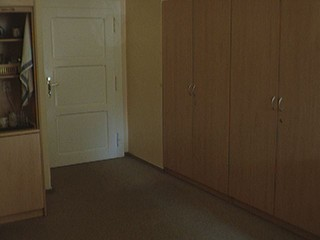
#> input picture EECE5639-Computer-Vision/Project-1/Office/img01_0001.jpg, 320 x 240 px; its folder holds 4 pictures in this run
$ python main.py
#> lines starting #> are read from the running program, lines starting #| are printed output that depends on the picture
### EECE5639-Computer-Vision/Project-1/libs/misc.py
# -*- coding: utf-8 -*-
import glob
import numpy as np
import matplotlib.image as mpimg


# [7 lines left out: function EST_NOISE, not called in this run]


def Load_Images(path, imgtype="*.jpg"):
    """Load frame images from folder.

    Parameters
    ----------
    path: string
        Image path
    imgtype: string
        Type of images
    """
#> called with path = '.\\\\Office\\\\', imgtype = '*.jpg'
    loadpath = f"{path}{imgtype}"
    all_img_path = glob.glob(loadpath)
    img_num = len(all_img_path)
    all_img = [0] * img_num
    for i in np.arange(img_num):
        one_img_path = all_img_path[i]
        all_img[i] = mpimg.imread(one_img_path)
    all_img = np.array(all_img)

    return all_img

def Gen_Gaussian_Filter(dim, sigma, size=0):
    """Generate 1D or 2D Gaussian filter.

    Parameters
    ----------
    dim: int
        Dimension of filter
    sigma: float
        Standard deviation
    n: int
        Size
    """
    n = max(2 * np.ceil(2 * sigma) + 1, size)
    ovrlay = int(n / 2)
    inds = np.arange(-ovrlay, ovrlay + 1)
    gaussian_1d = np.exp(-inds**2/(2 * sigma**2))
    mask = gaussian_1d /sum(gaussian_1d).reshape((-1, 1))

    if dim == 2:
        mask = gaussian_1d * gaussian_1d.T

    return mask

# [12 lines left out: function Gen_Box_Filter, not called in this run]

### EECE5639-Computer-Vision/Project-1/libs/Detector.py
# -*- coding: utf-8 -*-
import os

import numpy as np
import matplotlib.pylab as plt
#import matplotlib.image as mpimg
plt.rcParams['figure.figsize'] = 15, 6
#plt.rcParams['figure.dpi'] = 300

from .FilterApp import FilterApp
from .misc import Gen_Gaussian_Filter, Gen_Box_Filter


class MotionDetector(object):

    def __init__(self, frames):
        self.filapp = FilterApp()
        self.frame_num = frames.shape[0]
#> self.frame_num = 4
        self.raw_frames = frames
        self.gray_frames = np.array([])
        self.filtered_frames = np.array([])
        self.derived_frames = np.array([])
        self.derived_index = np.array([])
        self.threshold = 0
        self.filter_ovrlay = 1
        self.mean_matrix = np.array([])
        self.var_matrix = np.array([])

    @staticmethod
    def rgb2gray(img):
        """Convert a RGB image to gray scale."""
        if img.shape[-1] == 3:
            tmpimg = 0.299 * img[:, :, 0] + 0.587 * img[:, :, 1] + 0.114 * img[:, :, 2]
        else:
            tmpimg = img[:, :, 0]

        return tmpimg

    def Convert_Gray(self):
        """Convert raw frames into gray scale."""
        tmp_frames = self.raw_frames
        frame_num = self.frame_num
#> frame_num = 4
        gray_frames = [0] * frame_num
#> gray_frames = [0, 0, 0, 0]
        for i in np.arange(frame_num):
            current_frame = tmp_frames[i]
            gray_frames[i] = self.rgb2gray(current_frame)
#> this loop made 4 passes
#> pass 1, in rgb2gray, `tmpimg = 0.299 * img[:, :, 0] + 0.587 * img[:, :, 1] + 0.114 * img[:, ..`:
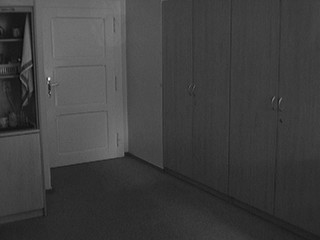
#> tmpimg: shape (240, 320) float64; min 6.21, max 240.1, mean 63.8
#> after the loop, gray_frames = 4 items

        gray_frames = np.array(gray_frames)
        self.gray_frames = gray_frames

        return self

    def Spatial_Smooth(self, mask="None", **kwargs):
        """Applying a 2D spatial smoothing filter to the frames
        before applying the temporal derivative filter.

        Parameters
        ----------
        mask: string, ["None", "Box", Gaussian"], default 'None'
            Spatial smoothing filter to apply
        """
#> called with mask = 'g'
        gray_frames = self.gray_frames
        frame_num = self.frame_num
#> frame_num = 4


        if "b" in mask.lower():
            spatial_filter = Gen_Box_Filter(kwargs['param'])
        elif 'g' in mask.lower():
            spatial_filter = Gen_Gaussian_Filter(2, kwargs['param'])
        else:
            spatial_filter = None

        if spatial_filter is None:
            filtered_frames = gray_frames
            filter_ovrlay = 1
        else:
            filter_ovrlay = int(spatial_filter.shape[0] / 2)
            tmp_frames = [0] * frame_num
#> tmp_frames = [0, 0, 0, 0]
            for i in np.arange(frame_num):
                tmp_frames[i] =  self.filapp.apply_2d_filter(spatial_filter,
                                                             gray_frames[i])
#> after the loop, tmp_frames = 4 items
            filtered_frames = np.array(tmp_frames)

        self.filtered_frames = filtered_frames
        self.filter_ovrlay = filter_ovrlay

        return self

    # [32 lines left out: function Temporal_Derive_old, not called in this run]

    def Temporal_Derive(self, op, **kwargs):
        """Apply a 1-D differential operator at each pixel to
        compute a temporal derivative.

        Parameters
        ----------
        operator: string
            Differential operator to apply
        """
#> called with op = 'd'
        filtered_frames = self.filtered_frames
        frame_num = self.frame_num
#> frame_num = 4

        try:
            order = int(kwargs['param'])
        except:
            order = 1
        derived_frames = (filtered_frames[order:, :, :] -\
                          filtered_frames[:-order, :, :]) / order

        derived_index = np.arange(frame_num)[order:]
#> derived_index = [2, 3]

        if "g" in op.lower():
            operator = Gen_Gaussian_Filter(1, kwargs['param']).reshape((1, -1))[0, :]
            new_derived_frames = np.zeros(derived_frames.shape)
            shape = derived_frames[0].shape
            for i in np.arange(shape[0]):
                for j in np.arange(shape[1]):
                    new_derived_frames[:, i, j] = self.filapp.apply_1d_filter(operator,
                                                                              derived_frames[:, i, j])

        self.derived_frames = derived_frames
        self.derived_index = derived_index
#> self.derived_index = [2, 3]

        return self

    def Threshold_Select(self, percentage=0.1, n=5):
        """Select reasonable threshold for motion detection."""
#> called with percentage = 0.1, n = 5
        filter_ovrlay = self.filter_ovrlay
        derived_frames = self.derived_frames

        pwidth, plength = derived_frames.shape[1:]
        mean_matrix = np.zeros((pwidth, plength))
        var_matrix = np.zeros((pwidth, plength))
        for i in np.arange(pwidth):
            for j in np.arange(plength):
                one_pixel_array = np.abs(derived_frames[:, i, j])
                mean_matrix[i, j] = np.mean(one_pixel_array)
                var_matrix[i, j] = np.std(one_pixel_array)
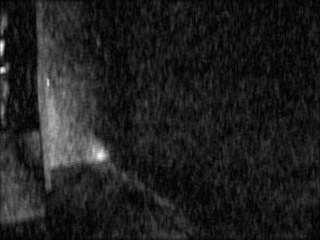
#> mean_matrix: shape (240, 320) float64; min 0.0125, max 74.34, mean 9.3; drawn with min black and max white
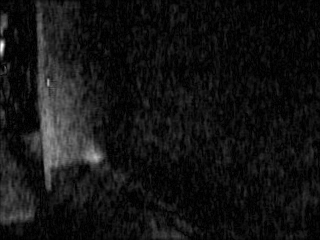
#> var_matrix: shape (240, 320) float64; min 6.83e-06, max 65.23, mean 5; drawn with min black and max white

#        valid_mean_matrix = np.copy(mean_matrix[filter_ovrlay: -filter_ovrlay,
#                                                filter_ovrlay: -filter_ovrlay])
#        mean_array = np.sort(valid_mean_matrix.reshape((1, -1))[0, :])
#        estimated_mean = mean_array[int(percentage*len(mean_array))]

        valid_var_matrix = np.copy(var_matrix[filter_ovrlay: -filter_ovrlay,
                                              filter_ovrlay: -filter_ovrlay])
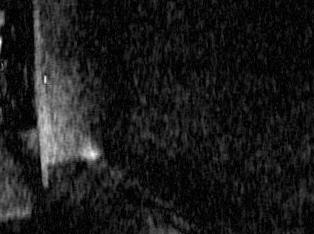
#> valid_var_matrix: shape (234, 314) float64; min 6.83e-06, max 48.58, mean 5.1; drawn with min black and max white
        var_array = np.sort(valid_var_matrix.reshape((1, -1))[0, :])
        estimated_var = var_array[int(percentage*len(var_array))]
#> estimated_var = 0.55
        threshold = n*estimated_var
#> threshold = 2.75

#        self.mean_matrix = mean_matrix
#        self.var_matrix = var_matrix
        self.threshold = threshold
#> self.threshold = 2.75

    def Show_Result(self, savepath=r".\\new\\"):
#> called with savepath = '.\\Report\\3\\'
        threshold = self.threshold
#> threshold = 2.75
        derived_frames = self.derived_frames

        derived_index = self.derived_index
        original_frames = self.raw_frames[derived_index]
        filtered_frames = self.filtered_frames[derived_index]

        mask_frames = 255 * np.ones(derived_frames.shape)
        mask_frames[np.where(derived_frames >= threshold)] = 0

        if not os.path.exists(savepath):
            os.makedirs(savepath)

        for i in np.arange(len(derived_index)):
            fig = plt.figure()
            ax1 = fig.add_subplot(131)
            ax1.imshow(original_frames[i])
            ax1.axis('off')
            ax1.set_title("Original", fontsize=20)

            ax2 = fig.add_subplot(132)
            ax2.imshow(filtered_frames[i], cmap=plt.cm.gray)
            ax2.axis('off')
            ax2.set_title("Filtered", fontsize=20)

            ax3 = fig.add_subplot(133)
            ax3.imshow(mask_frames[i], cmap=plt.cm.gray)
            ax3.axis('off')
            ax3.set_title("Mask", fontsize=20)

            fig.savefig(f"{savepath}{i}.png")
            print(f"Saving {i} frame......")
            plt.close("all")
#> this loop made 2 passes
#> pass 1, in Show_Result, `fig.savefig(f"{savepath}{i}.png")`:
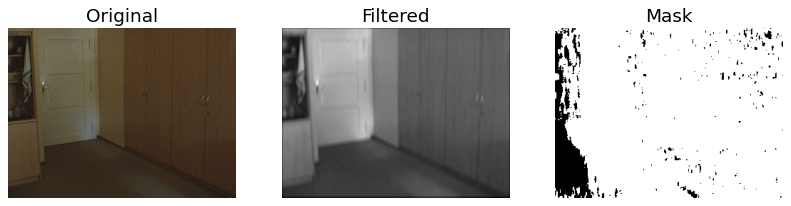
#> figure drawn by matplotlib, 3 panels
#> pass 2, in Show_Result, `fig.savefig(f"{savepath}{i}.png")`:
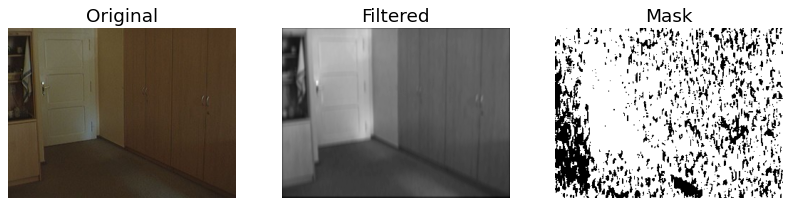
#> figure drawn by matplotlib, 3 panels

### EECE5639-Computer-Vision/Project-1/libs/FilterApp.py
# -*- coding: utf-8 -*-
import numpy as np


class FilterApp(object):

    def __init__(self):
        pass

    # [20 lines left out: function apply_1d_filter, not called in this run]

    @staticmethod
    def apply_2d_filter(bfilter, timage):
        """Apply given 2D filter onto an image.

        Parameters
        ----------
        bfilter: array-like
            The filter
        timage: array-like
            Targeted image
        """
        image_shape = timage.shape
        ovrlay = int(bfilter.shape[0] / 2)
        tmp_matrix = np.zeros(np.array(image_shape) + 2 * ovrlay)
        tmp_matrix[ovrlay:-ovrlay, ovrlay:-ovrlay] = timage
        res_matrix = np.zeros(timage.shape)
        for i in np.arange(image_shape[0]) + ovrlay:
            for j in np.arange(image_shape[1]) + ovrlay:
                local_matrix = tmp_matrix[i - ovrlay:i + ovrlay + 1,
                                          j - ovrlay:j + ovrlay + 1]
                res_matrix[i - ovrlay, j - ovrlay] = sum(sum(local_matrix * bfilter))
        return res_matrix


    # [35 lines left out: functions apply_1d_median_filter, apply_2d_median_filter, not called in this run]

### EECE5639-Computer-Vision/Project-1/main.py
#!/usr/bin/env python
# -*- coding: utf-8 -*-
import numpy as np
import matplotlib.pylab as plt
#import matplotlib.image as mpimg
plt.rcParams['figure.figsize'] = 15, 6
#plt.rcParams['figure.dpi'] = 300

from libs.misc import Load_Images
from libs.Detector import MotionDetector


frame_path = r".\\Office\\"
test_case = [('no', 0, 'd', 2, 0.1),
             ('b', 3, 'd', 2, 0.1),
             ('b', 5, 'd', 2, 0.1),
             ('g', 1.4, 'd', 2, 0.1),
             ('g', 1.8, 'd', 2, 0.1),
             ('b', 5, 'g', 1, 0.1),
             ('b', 5, 'g', 1.6, 0.1),
             ('b', 5, 'g', 2.5, 0.1),
             ('b', 5, 'd', 2, 0.1),
             ('b', 5, 'd', 2, 0.2),
             ('b', 5, 'd', 2, 0.5)]


if __name__ == "__main__":
    for i in np.arange(len(test_case))[3:4]:
        case = test_case[i]
        save_path = f".\\Report\\{i}\\"
        raw_frames = Load_Images(frame_path)
        Mdetector = MotionDetector(raw_frames)
        Mdetector.Convert_Gray()
        Mdetector.Spatial_Smooth(case[0], param=case[1])
        Mdetector.Temporal_Derive(case[2], param=case[3])
        Mdetector.Threshold_Select(percentage=case[4])
        Mdetector.Show_Result(savepath=save_path)
